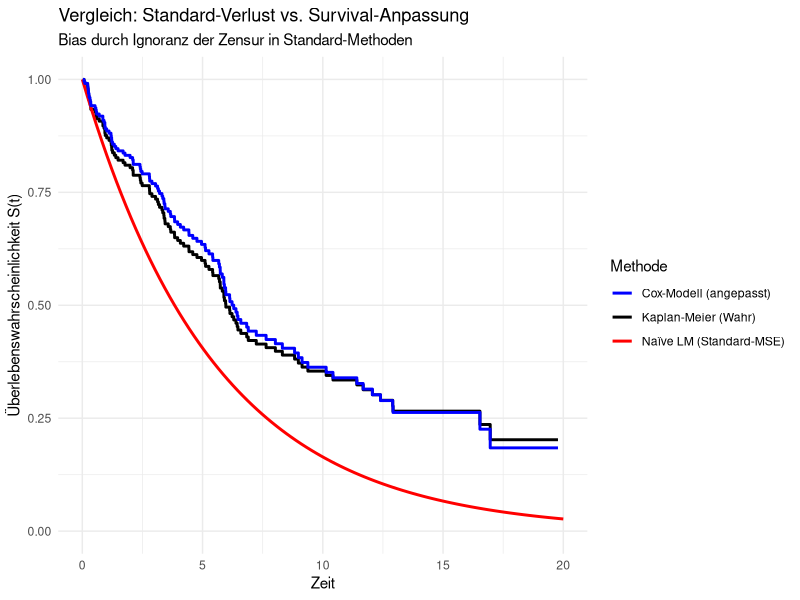
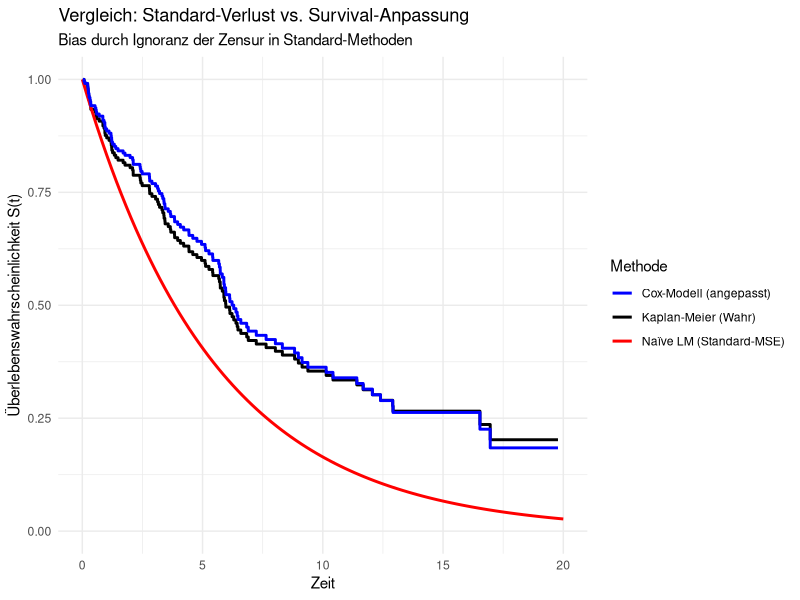

Write the R code that produced these figures, in order.
# Laden der benötigten Pakete
library(survival)
library(ggplot2)

# Simulation von Survival-Daten
set.seed(123)  # Für Reproduzierbarkeit
n <- 200  # Anzahl Beobachtungen
lambda <- 0.1  # Hazard-Rate (exponentielle Verteilung)
covariate <- rnorm(n)  # Ein Kovariate (z.B. Alter oder Treatment)
true_beta <- 0.5  # Wahrer Effekt des Kovariaten

# Wahre Ereigniszeiten generieren
true_time <- rexp(n, rate = lambda * exp(true_beta * covariate))

# Zensurzeiten generieren (uniform zwischen 0 und max_time)
max_time <- 20
censor_time <- runif(n, 0, max_time)

# Beobachtete Zeiten und Delta
observed_time <- pmin(true_time, censor_time)
delta <- as.numeric(true_time <= censor_time)

# Dataframe erstellen
data <- data.frame(time = observed_time, status = delta, cov = covariate)

# Kaplan-Meier-Schätzer (wahre nicht-parametrische Überlebenskurve)
km_fit <- survfit(Surv(time, status) ~ 1, data = data)

# Naïve lineare Regression (Standard-MSE, ignoriert Zensur)
lm_fit <- lm(time ~ cov, data = data)
lm_pred <- predict(lm_fit, newdata = data.frame(cov = seq(min(covariate), max(covariate), length.out = 100)))

# Cox-Modell (angepasster Loss für Survival)
cox_fit <- coxph(Surv(time, status) ~ cov, data = data)

# Überlebensvorhersagen für Cox (für einen medianen Kovariaten-Wert)
median_cov <- median(covariate)
cox_surv <- survfit(cox_fit, newdata = data.frame(cov = median_cov))

# Plot-Vorbereitung: Dataframes für Linien
# KM-Kurve
km_df <- data.frame(time = km_fit$time, surv = km_fit$surv)

# Naïve LM: Annahme einer exponentiellen Verteilung für Vorhersage (approximativ)
# (Dies ist eine Vereinfachung, um eine "Überlebenskurve" zu simulieren; in Praxis falsch)
lm_mean_time <- mean(predict(lm_fit))  # Mittlere vorhergesagte Zeit
lm_surv_times <- seq(0, max_time, length.out = 100)
lm_surv <- exp(-lm_surv_times / lm_mean_time)  # Naïve exponentielle Annahme

lm_df <- data.frame(time = lm_surv_times, surv = lm_surv)

# Cox-Kurve
cox_df <- data.frame(time = cox_surv$time, surv = cox_surv$surv)

# Grafik mit ggplot2
p <- ggplot() +
  geom_step(data = km_df, aes(x = time, y = surv, color = "Kaplan-Meier (Wahr)"), linewidth = 1) +
  geom_line(data = lm_df, aes(x = time, y = surv, color = "Naïve LM (Standard-MSE)"), linewidth = 1) +
  geom_step(data = cox_df, aes(x = time, y = surv, color = "Cox-Modell (angepasst)"), linewidth = 1) +
  scale_color_manual(values = c("Kaplan-Meier (Wahr)" = "black", "Naïve LM (Standard-MSE)" = "red", "Cox-Modell (angepasst)" = "blue")) +
  labs(title = "Vergleich: Standard-Verlust vs. Survival-Anpassung",
       subtitle = "Bias durch Ignoranz der Zensur in Standard-Methoden",
       x = "Zeit", y = "Überlebenswahrscheinlichkeit S(t)",
       color = "Methode") +
  theme_minimal() +
  ylim(0, 1)

# Plot anzeigen
print(p)

# Speichern des Plots
ggsave("survival_bias_plot.png", p, width = 8, height = 6)